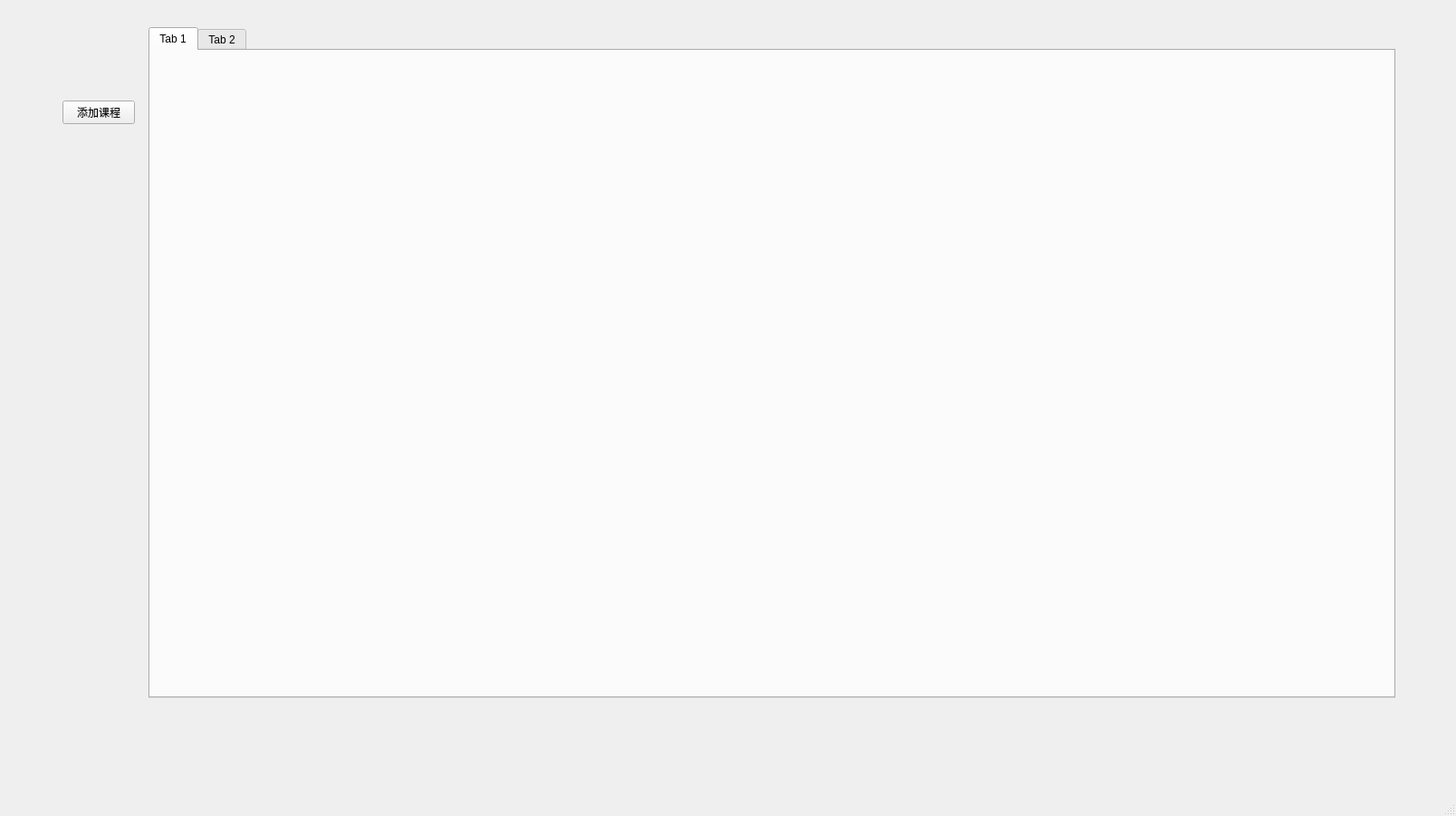
<?xml version="1.0" encoding="UTF-8"?>
<ui version="4.0">
 <class>MainWindow</class>
 <widget class="QMainWindow" name="MainWindow">
  <property name="geometry">
   <rect>
    <x>0</x>
    <y>0</y>
    <width>1608</width>
    <height>901</height>
   </rect>
  </property>
  <property name="minimumSize">
   <size>
    <width>1600</width>
    <height>900</height>
   </size>
  </property>
  <property name="windowTitle">
   <string>MainWindow</string>
  </property>
  <property name="styleSheet">
   <string notr="true">#frame{border:1px solid}</string>
  </property>
  <widget class="QWidget" name="centralwidget">
   <property name="styleSheet">
    <string notr="true">#QFrame{border:1px solid black}</string>
   </property>
   <widget class="QWidget" name="widget" native="true">
    <property name="geometry">
     <rect>
      <x>60</x>
      <y>30</y>
      <width>1481</width>
      <height>741</height>
     </rect>
    </property>
    <layout class="QHBoxLayout" name="horizontalLayout">
     <item>
      <widget class="QWidget" name="widget_2" native="true">
       <layout class="QVBoxLayout" name="verticalLayout">
        <item>
         <spacer name="verticalSpacer">
          <property name="orientation">
           <enum>Qt::Vertical</enum>
          </property>
          <property name="sizeHint" stdset="0">
           <size>
            <width>20</width>
            <height>40</height>
           </size>
          </property>
         </spacer>
        </item>
        <item>
         <widget class="QPushButton" name="addCourseButton">
          <property name="text">
           <string>添加课程</string>
          </property>
         </widget>
        </item>
        <item>
         <spacer name="verticalSpacer_2">
          <property name="orientation">
           <enum>Qt::Vertical</enum>
          </property>
          <property name="sizeType">
           <enum>QSizePolicy::Fixed</enum>
          </property>
          <property name="sizeHint" stdset="0">
           <size>
            <width>20</width>
            <height>625</height>
           </size>
          </property>
         </spacer>
        </item>
       </layout>
      </widget>
     </item>
     <item>
      <widget class="QTabWidget" name="tabWidget">
       <property name="sizePolicy">
        <sizepolicy hsizetype="Expanding" vsizetype="Expanding">
         <horstretch>0</horstretch>
         <verstretch>0</verstretch>
        </sizepolicy>
       </property>
       <property name="minimumSize">
        <size>
         <width>100</width>
         <height>700</height>
        </size>
       </property>
       <property name="currentIndex">
        <number>0</number>
       </property>
       <widget class="QWidget" name="tab">
        <attribute name="title">
         <string>Tab 1</string>
        </attribute>
        <widget class="QTableWidget" name="courseTable">
         <property name="geometry">
          <rect>
           <x>20</x>
           <y>20</y>
           <width>0</width>
           <height>0</height>
          </rect>
         </property>
         <property name="sizePolicy">
          <sizepolicy hsizetype="Fixed" vsizetype="Fixed">
           <horstretch>0</horstretch>
           <verstretch>0</verstretch>
          </sizepolicy>
         </property>
         <property name="minimumSize">
          <size>
           <width>0</width>
           <height>0</height>
          </size>
         </property>
         <property name="styleSheet">
          <string notr="true">.courseTable{border: 0px}</string>
         </property>
        </widget>
       </widget>
       <widget class="QWidget" name="tab_2">
        <attribute name="title">
         <string>Tab 2</string>
        </attribute>
        <widget class="QTableWidget" name="ddlTable">
         <property name="geometry">
          <rect>
           <x>230</x>
           <y>-10</y>
           <width>0</width>
           <height>0</height>
          </rect>
         </property>
         <property name="sizePolicy">
          <sizepolicy hsizetype="Fixed" vsizetype="Fixed">
           <horstretch>0</horstretch>
           <verstretch>0</verstretch>
          </sizepolicy>
         </property>
         <property name="minimumSize">
          <size>
           <width>0</width>
           <height>0</height>
          </size>
         </property>
        </widget>
       </widget>
      </widget>
     </item>
    </layout>
   </widget>
  </widget>
  <widget class="QMenuBar" name="menubar">
   <property name="geometry">
    <rect>
     <x>0</x>
     <y>0</y>
     <width>1608</width>
     <height>21</height>
    </rect>
   </property>
  </widget>
  <widget class="QStatusBar" name="statusbar"/>
 </widget>
 <resources/>
 <connections/>
</ui>
